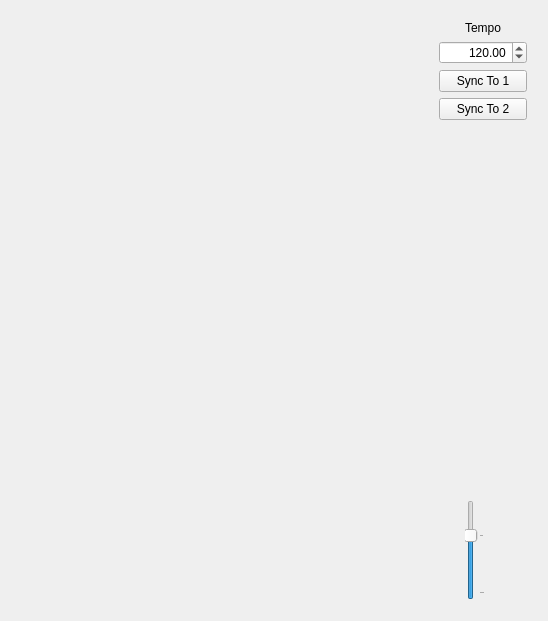
<?xml version="1.0" encoding="UTF-8"?>
<ui version="4.0">
 <class>MixerPanelView</class>
 <widget class="QWidget" name="MixerPanelView">
  <property name="geometry">
   <rect>
    <x>0</x>
    <y>0</y>
    <width>548</width>
    <height>621</height>
   </rect>
  </property>
  <property name="windowTitle">
   <string>Form</string>
  </property>
  <layout class="QHBoxLayout" name="horizontalLayout_3">
   <item>
    <layout class="QHBoxLayout" name="horizontalLayout">
     <item>
      <widget class="PlayerView" name="leftPlayer" native="true">
       <property name="sizePolicy">
        <sizepolicy hsizetype="Preferred" vsizetype="Preferred">
         <horstretch>1</horstretch>
         <verstretch>0</verstretch>
        </sizepolicy>
       </property>
       <property name="minimumSize">
        <size>
         <width>100</width>
         <height>0</height>
        </size>
       </property>
      </widget>
     </item>
     <item>
      <widget class="MixerPanelWaveformsView" name="waveforms" native="true">
       <property name="sizePolicy">
        <sizepolicy hsizetype="Preferred" vsizetype="Preferred">
         <horstretch>10</horstretch>
         <verstretch>0</verstretch>
        </sizepolicy>
       </property>
       <property name="minimumSize">
        <size>
         <width>200</width>
         <height>100</height>
        </size>
       </property>
      </widget>
     </item>
     <item>
      <widget class="PlayerView" name="rightPlayer" native="true">
       <property name="sizePolicy">
        <sizepolicy hsizetype="Preferred" vsizetype="Preferred">
         <horstretch>1</horstretch>
         <verstretch>0</verstretch>
        </sizepolicy>
       </property>
       <property name="minimumSize">
        <size>
         <width>100</width>
         <height>0</height>
        </size>
       </property>
      </widget>
     </item>
     <item>
      <layout class="QVBoxLayout" name="masterLayout">
       <property name="leftMargin">
        <number>10</number>
       </property>
       <property name="topMargin">
        <number>10</number>
       </property>
       <property name="rightMargin">
        <number>10</number>
       </property>
       <property name="bottomMargin">
        <number>10</number>
       </property>
       <item>
        <widget class="QLabel" name="label">
         <property name="text">
          <string>Tempo</string>
         </property>
         <property name="alignment">
          <set>Qt::AlignCenter</set>
         </property>
        </widget>
       </item>
       <item>
        <widget class="QDoubleSpinBox" name="tempoBox">
         <property name="alignment">
          <set>Qt::AlignRight|Qt::AlignTrailing|Qt::AlignVCenter</set>
         </property>
         <property name="minimum">
          <double>10.000000000000000</double>
         </property>
         <property name="maximum">
          <double>300.000000000000000</double>
         </property>
         <property name="singleStep">
          <double>0.500000000000000</double>
         </property>
         <property name="value">
          <double>120.000000000000000</double>
         </property>
        </widget>
       </item>
       <item>
        <widget class="QPushButton" name="syncToPlayer0">
         <property name="text">
          <string>Sync To 1</string>
         </property>
        </widget>
       </item>
       <item>
        <widget class="QPushButton" name="syncToPlayer1">
         <property name="text">
          <string>Sync To 2</string>
         </property>
        </widget>
       </item>
       <item>
        <spacer name="verticalSpacer">
         <property name="orientation">
          <enum>Qt::Vertical</enum>
         </property>
         <property name="sizeHint" stdset="0">
          <size>
           <width>20</width>
           <height>40</height>
          </size>
         </property>
        </spacer>
       </item>
       <item>
        <layout class="QHBoxLayout" name="horizontalLayout_2">
         <item>
          <spacer name="horizontalSpacer_3">
           <property name="orientation">
            <enum>Qt::Horizontal</enum>
           </property>
           <property name="sizeType">
            <enum>QSizePolicy::Maximum</enum>
           </property>
           <property name="sizeHint" stdset="0">
            <size>
             <width>40</width>
             <height>20</height>
            </size>
           </property>
          </spacer>
         </item>
         <item>
          <widget class="QSlider" name="volume">
           <property name="sizePolicy">
            <sizepolicy hsizetype="Preferred" vsizetype="Preferred">
             <horstretch>0</horstretch>
             <verstretch>0</verstretch>
            </sizepolicy>
           </property>
           <property name="minimumSize">
            <size>
             <width>0</width>
             <height>100</height>
            </size>
           </property>
           <property name="maximumSize">
            <size>
             <width>1000</width>
             <height>100</height>
            </size>
           </property>
           <property name="maximum">
            <number>1500</number>
           </property>
           <property name="singleStep">
            <number>10</number>
           </property>
           <property name="pageStep">
            <number>100</number>
           </property>
           <property name="value">
            <number>1000</number>
           </property>
           <property name="orientation">
            <enum>Qt::Vertical</enum>
           </property>
           <property name="tickPosition">
            <enum>QSlider::TicksBelow</enum>
           </property>
           <property name="tickInterval">
            <number>1000</number>
           </property>
          </widget>
         </item>
         <item>
          <widget class="AudioLevelView" name="level" native="true">
           <property name="sizePolicy">
            <sizepolicy hsizetype="Fixed" vsizetype="Preferred">
             <horstretch>0</horstretch>
             <verstretch>0</verstretch>
            </sizepolicy>
           </property>
           <property name="minimumSize">
            <size>
             <width>10</width>
             <height>0</height>
            </size>
           </property>
           <property name="maximumSize">
            <size>
             <width>10</width>
             <height>16777215</height>
            </size>
           </property>
          </widget>
         </item>
         <item>
          <spacer name="horizontalSpacer">
           <property name="orientation">
            <enum>Qt::Horizontal</enum>
           </property>
           <property name="sizeType">
            <enum>QSizePolicy::Maximum</enum>
           </property>
           <property name="sizeHint" stdset="0">
            <size>
             <width>40</width>
             <height>20</height>
            </size>
           </property>
          </spacer>
         </item>
        </layout>
       </item>
      </layout>
     </item>
    </layout>
   </item>
  </layout>
 </widget>
 <customwidgets>
  <customwidget>
   <class>AudioLevelView</class>
   <extends>QWidget</extends>
   <header>audiolevelview.h</header>
   <container>1</container>
  </customwidget>
  <customwidget>
   <class>PlayerView</class>
   <extends>QWidget</extends>
   <header>playerview.h</header>
   <container>1</container>
  </customwidget>
  <customwidget>
   <class>MixerPanelWaveformsView</class>
   <extends>QWidget</extends>
   <header>mixerpanelwaveformsview.h</header>
   <container>1</container>
  </customwidget>
 </customwidgets>
 <resources/>
 <connections/>
</ui>
